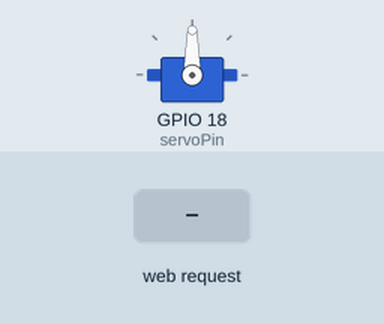
The sketch below on a simulated ESP32. Shown: servo. The inputs (shaded band) are chosen by the test bench. WiFi joins after 1.5 s; servers stay silent unless stated; what the sketch prints to the serial monitor is not drawn.

Above: at 2.7 s.
2.8 s: HTTP request GET /?value= received
At 4.1 s:
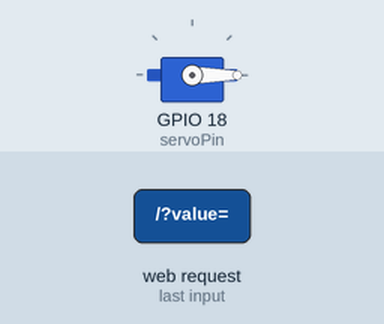
Timing chart, 0 to 5.8 s (numbered marks = the images above; inputs shaded):
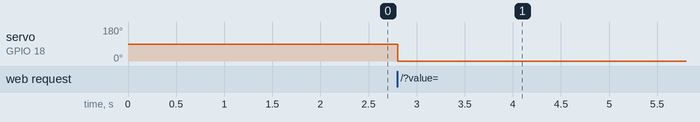

Measured:
- after the input at 2.8 s, servo on GPIO 18 (servoPin): 90° → 0° at once

The sketch:

sketch_task4WebControl.ino
```cpp
#include <WiFi.h>
#include <ESP32Servo.h>

Servo myservo;

static const int servoPin = 18;

const char* ssid     = "Marvel-Guest";
const char* password = "";

// Web server on port 80 (http)
WiFiServer server(80);

String header;  //stores http request

String valueString = String(5);
int pos1 = 0;
int pos2 = 0;

unsigned long currentTime = millis(); //time right now
unsigned long previousTime = 0;       //time before
const long timeoutTime = 2000;         //time in milliseconds

void setup() {

  // Allow allocation of all timers for servo library
  ESP32PWM::allocateTimer(0);
  ESP32PWM::allocateTimer(1);
  ESP32PWM::allocateTimer(2);
  ESP32PWM::allocateTimer(3);

  myservo.setPeriodHertz(50);  //PWM frequency

  myservo.attach(servoPin,500, 2400);    //500 is the minimum position and 2400 is the //maximum position

  Serial.begin(115200);

  Serial.print("Connecting to ");
  Serial.println(ssid);
  WiFi.begin(ssid, password);
  while (WiFi.status() != WL_CONNECTED) {
    delay(500);
    Serial.print(".");
  }

  Serial.println("");
  Serial.println("WiFi connected.");
  Serial.println("IP address: ");
  Serial.println(WiFi.localIP());
  server.begin();
}

void loop(){

  // Listen for incoming clients
  WiFiClient client = server.available();

  // Client Connected
  if (client) {
    // Set timer references
    currentTime = millis();
    previousTime = currentTime;

    Serial.println("New Client.");

    // String to hold data from client
    String currentLine = "";

    while (client.connected() && currentTime - previousTime <= timeoutTime) {
      currentTime = millis();
      if (client.available()) {             // if there's bytes to read from the client,
        char c = client.read();             // read a byte, then
        Serial.write(c);                    // print it out the serial monitor
        header += c;
        if (c == '\n') {                    // if the byte is a newline character
          // if the current line is blank, you get two newline characters in a row.
          // that's the end of the client HTTP request, so send a response:

          if (currentLine.length() == 0) {

            client.println("HTTP/1.1 200 OK");
            client.println("Content-type:text/html");
            client.println("Connection: close");
            client.println();

            // Display the HTML web page

            // HTML Header
            client.println("<!DOCTYPE html><html>");
            client.println("<head><meta name=\"viewport\" content=\"width=device-width, initial-scale=1\">");
            client.println("<link rel=\"icon\" href=\"data:,\">");

            client.println("<style>body { text-align: center; font-family: \"Trebuchet MS\", Arial; margin-left:auto; margin-right:auto; }");
            client.println(".slider { -webkit-appearance: none; width: 300px; height: 25px; border-radius: 10px; background: #ffffff; outline: none;  opacity: 0.7;-webkit-transition: .2s;  transition: opacity .2s;}");
            client.println(".slider::-webkit-slider-thumb {-webkit-appearance: none; appearance: none; width: 35px; height: 35px; border-radius: 50%; background: #ff3410; cursor: pointer; }</style>");

            // Get JQuery
            client.println("<script src=\"https://ajax.googleapis.com/ajax/libs/jquery/3.3.1/jquery.min.js\"></script>");

            // Page title
            client.println("</head><body style=\"background-color:#70cfff;\"><h1 style=\"color:#ff3410;\">Servo Control</h1>");

            // Position display
            client.println("<h2 style=\"color:#ffffff;\">Position: <span id=\"servoPos\"></span>&#176;</h2>");

            // Slider control
            client.println("<input type=\"range\" min=\"0\" max=\"180\" class=\"slider\" id=\"servoSlider\" onchange=\"servo(this.value)\" value=\""+valueString+"\"/>");

            // Javascript
            client.println("<script>var slider = document.getElementById(\"servoSlider\");");
            client.println("var servoP = document.getElementById(\"servoPos\"); servoP.innerHTML = slider.value;");
            client.println("slider.oninput = function() { slider.value = this.value; servoP.innerHTML = this.value; }");
            client.println("$.ajaxSetup({timeout:1000}); function servo(pos) { ");
            client.println("$.get(\"/?value=\" + pos + \"&\"); {Connection: close};}</script>");

            // End page
            client.println("</body></html>");

            // GET data
            if(header.indexOf("GET /?value=")>=0) {
              pos1 = header.indexOf('=');
              pos2 = header.indexOf('&');

              // String with motor position
              valueString = header.substring(pos1+1, pos2);

              // Move servo into this new position
              myservo.write(valueString.toInt());

              // Print value to serial monitor
              Serial.print("Val =");
              Serial.println(valueString);
            }
            // The HTTP response ends with another blank line
            client.println();

            // Break out of the while loop
            break;

          } else {
            // New line is received, clear currentLine
            currentLine = "";
          }
        } else if (c != '\r') {  // if you got anything else but a carriage return character,
          currentLine += c;      // add it to the end of the currentLine
        }
      }
    }
    // Clear the header variable
    header = "";
    client.stop();
    Serial.println("Client disconnected.");
    Serial.println("");
  }
}
```
